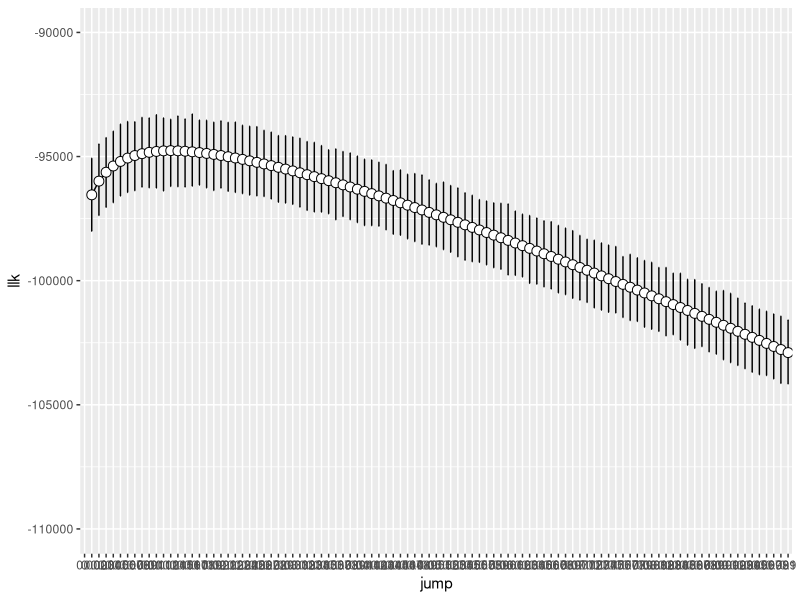

Source code (R):
## ---- chunk 1
knitr::opts_chunk$set(fig.width=12, fig.height=8,
                      echo=FALSE, warning=FALSE, message=FALSE,
                      tidy=TRUE)
## ---- chunk 2
library(data.table)
library(ggplot2)
library(boot)

llk <- read.table("./mosaic_data/jump_llk.csv"
                  , sep=",", header = FALSE, fill = TRUE)

llk_matrix <- data.matrix(llk[,2:ncol(llk)])

rownames(llk_matrix) <- llk[,1]

sum_stat <- function(x,i){
  t<-x[i]
  sum(t, na.rm = TRUE)
}

llk_df <- data.frame(jump=rownames(llk_matrix),
           llk=rowSums(llk_matrix, na.rm = TRUE),
           CI.L=unlist(apply(llk_matrix, 1
              , function(x){boot.ci(boot(x, sum_stat, 1000),type="perc")$percent[[4]]} )),
           CI.R=unlist(apply(llk_matrix, 1
              , function(x){boot.ci(boot(x, sum_stat, 1000),type="perc")$percent[[5]]} )),
           stringsAsFactors = FALSE)

ggplot(llk_df, aes(x=jump, y=llk, group=1)) +
    geom_line() +
    geom_errorbar(width=.1, aes(ymin=CI.L, ymax=CI.R)) +
    geom_point(shape=21, size=3, fill="white") + 
    ylim(c(-110000,-90000))

rownames(llk_matrix)[which.max(rowSums(llk_matrix, na.rm = TRUE))]
